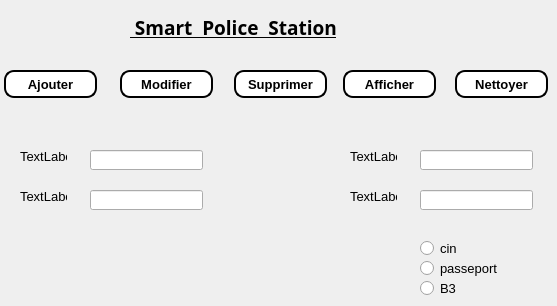
      <widget class="QWidget" name="tab_6">
       <attribute name="icon">
        <iconset>
         <normaloff>../../Downloads/Service admin.jpg</normaloff>../../Downloads/Service admin.jpg</iconset>
       </attribute>
       <attribute name="title">
        <string>Service Administratives </string>
       </attribute>
       <widget class="QLabel" name="label_50">
        <property name="geometry">
         <rect>
          <x>350</x>
          <y>190</y>
          <width>47</width>
          <height>13</height>
         </rect>
        </property>
        <property name="font">
         <font>
          <family>Arial</family>
          <pointsize>10</pointsize>
          <weight>50</weight>
          <bold>false</bold>
         </font>
        </property>
        <property name="text">
         <string>TextLabel</string>
        </property>
       </widget>
       <widget class="QLabel" name="label_47">
        <property name="geometry">
         <rect>
          <x>20</x>
          <y>150</y>
          <width>47</width>
          <height>13</height>
         </rect>
        </property>
        <property name="font">
         <font>
          <family>Arial</family>
          <pointsize>10</pointsize>
          <weight>50</weight>
          <bold>false</bold>
         </font>
        </property>
        <property name="text">
         <string>TextLabel</string>
        </property>
       </widget>
       <widget class="QLabel" name="label_49">
        <property name="geometry">
         <rect>
          <x>350</x>
          <y>150</y>
          <width>47</width>
          <height>13</height>
         </rect>
        </property>
        <property name="font">
         <font>
          <family>Arial</family>
          <pointsize>10</pointsize>
          <weight>50</weight>
          <bold>false</bold>
         </font>
        </property>
        <property name="text">
         <string>TextLabel</string>
        </property>
       </widget>
       <widget class="QPushButton" name="affichersalaries_8">
        <property name="geometry">
         <rect>
          <x>343</x>
          <y>70</y>
          <width>93</width>
          <height>28</height>
         </rect>
        </property>
        <property name="font">
         <font>
          <family>Arial</family>
          <pointsize>10</pointsize>
          <weight>75</weight>
          <bold>true</bold>
         </font>
        </property>
        <property name="styleSheet">
         <string notr="true">background-color:white; 
color:black; 
border-style:outset ; 
border-width:2px ; 
border-radius:10px;</string>
        </property>
        <property name="text">
         <string>Afficher</string>
        </property>
       </widget>
       <widget class="QLabel" name="label_48">
        <property name="geometry">
         <rect>
          <x>20</x>
          <y>190</y>
          <width>47</width>
          <height>13</height>
         </rect>
        </property>
        <property name="font">
         <font>
          <family>Arial</family>
          <pointsize>10</pointsize>
          <weight>50</weight>
          <bold>false</bold>
         </font>
        </property>
        <property name="text">
         <string>TextLabel</string>
        </property>
       </widget>
       <widget class="QLineEdit" name="lineEdit_48">
        <property name="geometry">
         <rect>
          <x>90</x>
          <y>190</y>
          <width>113</width>
          <height>20</height>
         </rect>
        </property>
       </widget>
       <widget class="QLineEdit" name="lineEdit_46">
        <property name="geometry">
         <rect>
          <x>90</x>
          <y>150</y>
          <width>113</width>
          <height>20</height>
         </rect>
        </property>
       </widget>
       <widget class="QPushButton" name="Nettoyer_6">
        <property name="geometry">
         <rect>
          <x>455</x>
          <y>70</y>
          <width>93</width>
          <height>28</height>
         </rect>
        </property>
        <property name="font">
         <font>
          <family>Arial</family>
          <pointsize>10</pointsize>
          <weight>75</weight>
          <bold>true</bold>
         </font>
        </property>
        <property name="styleSheet">
         <string notr="true">background-color:white; 
color:black; 
border-style:outset ; 
border-width:2px ; 
border-radius:10px;</string>
        </property>
        <property name="text">
         <string>Nettoyer</string>
        </property>
       </widget>
       <widget class="QLineEdit" name="lineEdit_45">
        <property name="geometry">
         <rect>
          <x>420</x>
          <y>150</y>
          <width>113</width>
          <height>20</height>
         </rect>
        </property>
       </widget>
       <widget class="QLineEdit" name="lineEdit_47">
        <property name="geometry">
         <rect>
          <x>420</x>
          <y>190</y>
          <width>113</width>
          <height>20</height>
         </rect>
        </property>
       </widget>
       <widget class="QPushButton" name="Ajoutersalaries_8">
        <property name="geometry">
         <rect>
          <x>4</x>
          <y>70</y>
          <width>93</width>
          <height>28</height>
         </rect>
        </property>
        <property name="font">
         <font>
          <family>Arial</family>
          <pointsize>10</pointsize>
          <weight>75</weight>
          <bold>true</bold>
         </font>
        </property>
        <property name="styleSheet">
         <string notr="true">background-color:white; 
color:black; 
border-style:outset ; 
border-width:2px ; 
border-radius:10px;</string>
        </property>
        <property name="text">
         <string>Ajouter</string>
        </property>
       </widget>
       <widget class="QPushButton" name="modifiersalaries_8">
        <property name="geometry">
         <rect>
          <x>120</x>
          <y>70</y>
          <width>93</width>
          <height>28</height>
         </rect>
        </property>
        <property name="font">
         <font>
          <family>Arial</family>
          <pointsize>10</pointsize>
          <weight>75</weight>
          <bold>true</bold>
         </font>
        </property>
        <property name="styleSheet">
         <string notr="true">background-color:white; 
color:black; 
border-style:outset ; 
border-width:2px ; 
border-radius:10px;</string>
        </property>
        <property name="text">
         <string>Modifier</string>
        </property>
       </widget>
       <widget class="QLabel" name="policou_8">
        <property name="geometry">
         <rect>
          <x>130</x>
          <y>10</y>
          <width>351</width>
          <height>35</height>
         </rect>
        </property>
        <property name="sizePolicy">
         <sizepolicy hsizetype="Preferred" vsizetype="Maximum">
          <horstretch>0</horstretch>
          <verstretch>0</verstretch>
         </sizepolicy>
        </property>
        <property name="font">
         <font>
          <family>Algerian</family>
          <pointsize>14</pointsize>
          <weight>75</weight>
          <bold>true</bold>
          <underline>true</underline>
         </font>
        </property>
        <property name="text">
         <string> Smart  Police  Station</string>
        </property>
        <property name="textFormat">
         <enum>Qt::PlainText</enum>
        </property>
       </widget>
       <widget class="QPushButton" name="supprimersalaries_8">
        <property name="geometry">
         <rect>
          <x>234</x>
          <y>70</y>
          <width>93</width>
          <height>28</height>
         </rect>
        </property>
        <property name="font">
         <font>
          <family>Arial</family>
          <pointsize>10</pointsize>
          <weight>75</weight>
          <bold>true</bold>
         </font>
        </property>
        <property name="styleSheet">
         <string notr="true">background-color:white; 
color:black; 
border-style:outset ; 
border-width:2px ; 
border-radius:10px;</string>
        </property>
        <property name="text">
         <string>Supprimer</string>
        </property>
       </widget>
       <widget class="QRadioButton" name="radioButton">
        <property name="geometry">
         <rect>
          <x>420</x>
          <y>240</y>
          <width>82</width>
          <height>17</height>
         </rect>
        </property>
        <property name="font">
         <font>
          <family>Arial</family>
          <pointsize>10</pointsize>
          <weight>50</weight>
          <bold>false</bold>
         </font>
        </property>
        <property name="text">
         <string>cin</string>
        </property>
       </widget>
       <widget class="QRadioButton" name="radioButton_2">
        <property name="geometry">
         <rect>
          <x>420</x>
          <y>260</y>
          <width>82</width>
          <height>17</height>
         </rect>
        </property>
        <property name="font">
         <font>
          <family>Arial</family>
          <pointsize>10</pointsize>
          <weight>50</weight>
          <bold>false</bold>
         </font>
        </property>
        <property name="text">
         <string>passeport</string>
        </property>
       </widget>
       <widget class="QRadioButton" name="radioButton_3">
        <property name="geometry">
         <rect>
          <x>420</x>
          <y>280</y>
          <width>82</width>
          <height>17</height>
         </rect>
        </property>
        <property name="font">
         <font>
          <family>Arial</family>
          <pointsize>10</pointsize>
          <weight>50</weight>
          <bold>false</bold>
         </font>
        </property>
        <property name="text">
         <string>B3</string>
        </property>
       </widget>
      </widget>
